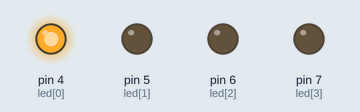
The sketch below on a simulated Arduino Uno, built with avr-gcc and run on an emulated ATmega328P. On the bench: output pins drawn as LEDs (lit = HIGH).

Above: at 0.07 s.
At 0.52 s:
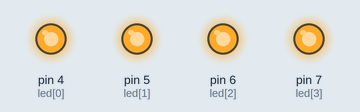
At 1.12 s:
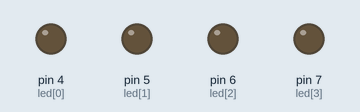
At 1.42 s:
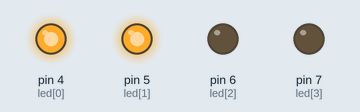
At 2.77 s:
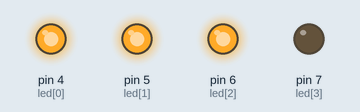
Timing chart, 0 to 3.1 s (numbered marks = the images above):
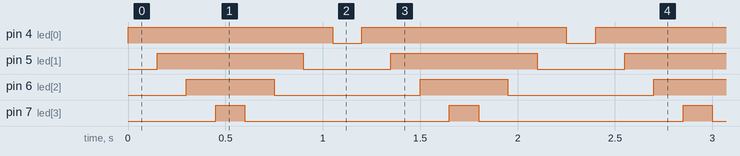

Measured:
- by itself, pin 4 (led[0]): alternates HIGH for 1.1 s and LOW for 0.15 s
- by itself, pin 5 (led[1]): alternates HIGH for 0.75 s and LOW for 0.45 s
- by itself, pin 6 (led[2]): alternates HIGH for 0.45 s and LOW for 0.75 s
- by itself, pin 7 (led[3]): alternates HIGH for 0.15 s and LOW for 1.1 s

The sketch:

LED_Laufleuchte.ino
```cpp
/*
   Programm:          LED Laufleuchte
   Letzte Änderung:   18.09.2020
   Programmierer:     LC

   Hardware:      Arduino UNO, 4 LED's an Pin 4,5,6 und 7, Laufleuchte
*/

byte led[4] = {4, 5, 6, 7};


void setup()
{
  for (byte i = 0; i < 4; i++)
  {
    pinMode (led[i], OUTPUT);
  }
}

void loop()
{
  for (byte i = 0; i < 4; i++)
  {
    digitalWrite(led[i], HIGH);
    delay(150);
  }
  for (byte i = 3; i < 4; i--)
  {
    digitalWrite(led[i], LOW);
    delay(150);
  }
}
```
